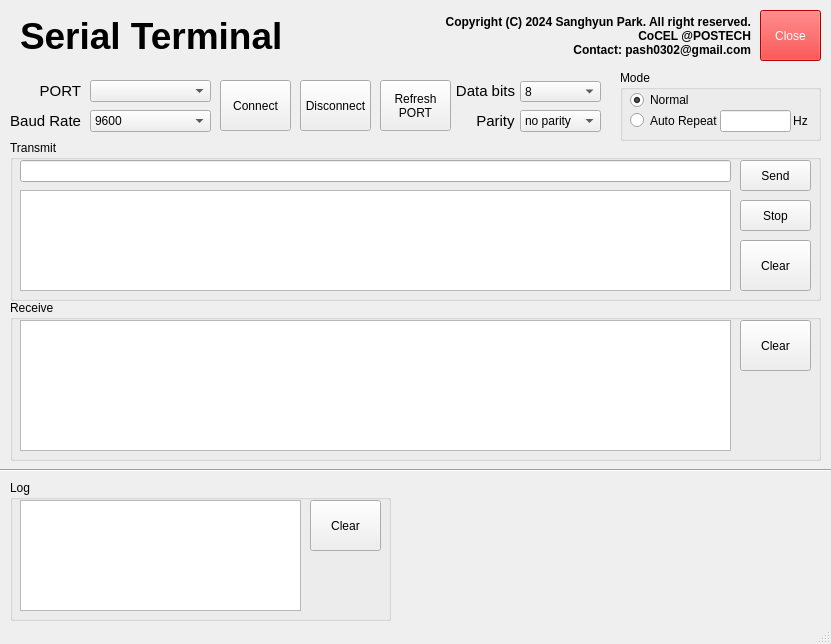
<?xml version="1.0" encoding="UTF-8"?>
<ui version="4.0">
 <class>MainWindow</class>
 <widget class="QMainWindow" name="MainWindow">
  <property name="geometry">
   <rect>
    <x>0</x>
    <y>0</y>
    <width>831</width>
    <height>644</height>
   </rect>
  </property>
  <property name="sizePolicy">
   <sizepolicy hsizetype="Fixed" vsizetype="Fixed">
    <horstretch>0</horstretch>
    <verstretch>0</verstretch>
   </sizepolicy>
  </property>
  <property name="windowTitle">
   <string>CoCEL Serial Terminal v1</string>
  </property>
  <widget class="QWidget" name="centralwidget">
   <widget class="QLabel" name="label">
    <property name="geometry">
     <rect>
      <x>20</x>
      <y>10</y>
      <width>391</width>
      <height>51</height>
     </rect>
    </property>
    <property name="font">
     <font>
      <pointsize>28</pointsize>
      <bold>true</bold>
     </font>
    </property>
    <property name="text">
     <string>Serial Terminal</string>
    </property>
   </widget>
   <widget class="QLabel" name="label_2">
    <property name="geometry">
     <rect>
      <x>40</x>
      <y>80</y>
      <width>41</width>
      <height>21</height>
     </rect>
    </property>
    <property name="font">
     <font>
      <pointsize>11</pointsize>
      <bold>false</bold>
     </font>
    </property>
    <property name="text">
     <string>PORT</string>
    </property>
    <property name="alignment">
     <set>Qt::AlignRight|Qt::AlignTrailing|Qt::AlignVCenter</set>
    </property>
   </widget>
   <widget class="QLabel" name="label_3">
    <property name="geometry">
     <rect>
      <x>10</x>
      <y>110</y>
      <width>71</width>
      <height>21</height>
     </rect>
    </property>
    <property name="font">
     <font>
      <pointsize>11</pointsize>
      <bold>false</bold>
     </font>
    </property>
    <property name="text">
     <string>Baud Rate</string>
    </property>
    <property name="alignment">
     <set>Qt::AlignRight|Qt::AlignTrailing|Qt::AlignVCenter</set>
    </property>
   </widget>
   <widget class="QComboBox" name="comboBox_port">
    <property name="geometry">
     <rect>
      <x>90</x>
      <y>80</y>
      <width>121</width>
      <height>22</height>
     </rect>
    </property>
   </widget>
   <widget class="QComboBox" name="comboBox_baudrate">
    <property name="geometry">
     <rect>
      <x>90</x>
      <y>110</y>
      <width>121</width>
      <height>22</height>
     </rect>
    </property>
    <item>
     <property name="text">
      <string>9600</string>
     </property>
    </item>
    <item>
     <property name="text">
      <string>115200</string>
     </property>
    </item>
   </widget>
   <widget class="QPushButton" name="pushButton_connect">
    <property name="enabled">
     <bool>true</bool>
    </property>
    <property name="geometry">
     <rect>
      <x>220</x>
      <y>80</y>
      <width>71</width>
      <height>51</height>
     </rect>
    </property>
    <property name="text">
     <string>Connect</string>
    </property>
   </widget>
   <widget class="QPushButton" name="pushButton_disconnect">
    <property name="geometry">
     <rect>
      <x>300</x>
      <y>80</y>
      <width>71</width>
      <height>51</height>
     </rect>
    </property>
    <property name="text">
     <string>Disconnect</string>
    </property>
   </widget>
   <widget class="QGroupBox" name="groupBox_transmit">
    <property name="geometry">
     <rect>
      <x>10</x>
      <y>140</y>
      <width>811</width>
      <height>161</height>
     </rect>
    </property>
    <property name="title">
     <string>Transmit</string>
    </property>
    <widget class="QTextBrowser" name="textBrowser_trans">
     <property name="enabled">
      <bool>true</bool>
     </property>
     <property name="geometry">
      <rect>
       <x>10</x>
       <y>50</y>
       <width>711</width>
       <height>101</height>
      </rect>
     </property>
     <property name="verticalScrollBarPolicy">
      <enum>Qt::ScrollBarAsNeeded</enum>
     </property>
     <property name="horizontalScrollBarPolicy">
      <enum>Qt::ScrollBarAsNeeded</enum>
     </property>
    </widget>
    <widget class="QLineEdit" name="lineEdit_data_transmit">
     <property name="geometry">
      <rect>
       <x>10</x>
       <y>20</y>
       <width>711</width>
       <height>22</height>
      </rect>
     </property>
    </widget>
    <widget class="QPushButton" name="pushButton_send">
     <property name="geometry">
      <rect>
       <x>730</x>
       <y>20</y>
       <width>71</width>
       <height>31</height>
      </rect>
     </property>
     <property name="text">
      <string>Send</string>
     </property>
    </widget>
    <widget class="QPushButton" name="pushButton_stop_send">
     <property name="geometry">
      <rect>
       <x>730</x>
       <y>60</y>
       <width>71</width>
       <height>31</height>
      </rect>
     </property>
     <property name="text">
      <string>Stop</string>
     </property>
    </widget>
    <widget class="QPushButton" name="pushButton_clear_trans">
     <property name="geometry">
      <rect>
       <x>730</x>
       <y>100</y>
       <width>71</width>
       <height>51</height>
      </rect>
     </property>
     <property name="text">
      <string>Clear</string>
     </property>
    </widget>
   </widget>
   <widget class="QGroupBox" name="groupBox_2">
    <property name="geometry">
     <rect>
      <x>10</x>
      <y>300</y>
      <width>811</width>
      <height>161</height>
     </rect>
    </property>
    <property name="title">
     <string>Receive</string>
    </property>
    <widget class="QTextBrowser" name="textBrowser_receive">
     <property name="geometry">
      <rect>
       <x>10</x>
       <y>20</y>
       <width>711</width>
       <height>131</height>
      </rect>
     </property>
    </widget>
    <widget class="QPushButton" name="pushButton_clear_receive">
     <property name="geometry">
      <rect>
       <x>730</x>
       <y>20</y>
       <width>71</width>
       <height>51</height>
      </rect>
     </property>
     <property name="text">
      <string>Clear</string>
     </property>
    </widget>
   </widget>
   <widget class="QGroupBox" name="groupBox_3">
    <property name="geometry">
     <rect>
      <x>620</x>
      <y>70</y>
      <width>201</width>
      <height>71</height>
     </rect>
    </property>
    <property name="title">
     <string>Mode</string>
    </property>
    <widget class="QRadioButton" name="radioButton_mode_normal">
     <property name="geometry">
      <rect>
       <x>10</x>
       <y>20</y>
       <width>61</width>
       <height>20</height>
      </rect>
     </property>
     <property name="text">
      <string>Normal</string>
     </property>
     <property name="checked">
      <bool>true</bool>
     </property>
     <property name="autoRepeat">
      <bool>false</bool>
     </property>
    </widget>
    <widget class="QRadioButton" name="radioButton_mode_repeat">
     <property name="geometry">
      <rect>
       <x>10</x>
       <y>40</y>
       <width>91</width>
       <height>21</height>
      </rect>
     </property>
     <property name="text">
      <string>Auto Repeat</string>
     </property>
    </widget>
    <widget class="QLineEdit" name="lineEdit_hz">
     <property name="geometry">
      <rect>
       <x>100</x>
       <y>40</y>
       <width>71</width>
       <height>22</height>
      </rect>
     </property>
    </widget>
    <widget class="QLabel" name="label_4">
     <property name="geometry">
      <rect>
       <x>170</x>
       <y>40</y>
       <width>21</width>
       <height>21</height>
      </rect>
     </property>
     <property name="font">
      <font>
       <pointsize>9</pointsize>
       <bold>false</bold>
      </font>
     </property>
     <property name="text">
      <string>Hz</string>
     </property>
     <property name="alignment">
      <set>Qt::AlignCenter</set>
     </property>
    </widget>
   </widget>
   <widget class="Line" name="line">
    <property name="geometry">
     <rect>
      <x>0</x>
      <y>460</y>
      <width>831</width>
      <height>21</height>
     </rect>
    </property>
    <property name="orientation">
     <enum>Qt::Horizontal</enum>
    </property>
   </widget>
   <widget class="QGroupBox" name="groupBox_4">
    <property name="geometry">
     <rect>
      <x>10</x>
      <y>480</y>
      <width>381</width>
      <height>141</height>
     </rect>
    </property>
    <property name="title">
     <string>Log</string>
    </property>
    <widget class="QPushButton" name="pushButton_clear_log">
     <property name="geometry">
      <rect>
       <x>300</x>
       <y>20</y>
       <width>71</width>
       <height>51</height>
      </rect>
     </property>
     <property name="text">
      <string>Clear</string>
     </property>
    </widget>
    <widget class="QTextBrowser" name="textBrowser_log">
     <property name="geometry">
      <rect>
       <x>10</x>
       <y>20</y>
       <width>281</width>
       <height>111</height>
      </rect>
     </property>
    </widget>
   </widget>
   <widget class="QPushButton" name="pushButton_close">
    <property name="geometry">
     <rect>
      <x>760</x>
      <y>10</y>
      <width>61</width>
      <height>51</height>
     </rect>
    </property>
    <property name="styleSheet">
     <string notr="true">background-color: rgb(255, 0, 0);
color: rgb(255, 255, 255);</string>
    </property>
    <property name="text">
     <string>Close</string>
    </property>
   </widget>
   <widget class="QLabel" name="label_5">
    <property name="geometry">
     <rect>
      <x>420</x>
      <y>10</y>
      <width>331</width>
      <height>51</height>
     </rect>
    </property>
    <property name="font">
     <font>
      <pointsize>9</pointsize>
      <bold>true</bold>
     </font>
    </property>
    <property name="text">
     <string>Copyright (C) 2024 Sanghyun Park. All right reserved.
CoCEL @POSTECH
Contact: pash0302@gmail.com</string>
    </property>
    <property name="alignment">
     <set>Qt::AlignRight|Qt::AlignTrailing|Qt::AlignVCenter</set>
    </property>
   </widget>
   <widget class="QComboBox" name="comboBox_dataBits">
    <property name="geometry">
     <rect>
      <x>520</x>
      <y>81</y>
      <width>81</width>
      <height>21</height>
     </rect>
    </property>
    <item>
     <property name="text">
      <string>8</string>
     </property>
    </item>
   </widget>
   <widget class="QLabel" name="label_6">
    <property name="geometry">
     <rect>
      <x>450</x>
      <y>80</y>
      <width>71</width>
      <height>21</height>
     </rect>
    </property>
    <property name="font">
     <font>
      <pointsize>11</pointsize>
      <bold>false</bold>
     </font>
    </property>
    <property name="text">
     <string>Data bits</string>
    </property>
    <property name="alignment">
     <set>Qt::AlignCenter</set>
    </property>
   </widget>
   <widget class="QLabel" name="label_7">
    <property name="geometry">
     <rect>
      <x>470</x>
      <y>110</y>
      <width>51</width>
      <height>21</height>
     </rect>
    </property>
    <property name="font">
     <font>
      <pointsize>11</pointsize>
      <bold>false</bold>
     </font>
    </property>
    <property name="text">
     <string>Parity</string>
    </property>
    <property name="alignment">
     <set>Qt::AlignCenter</set>
    </property>
   </widget>
   <widget class="QComboBox" name="comboBox_parity">
    <property name="geometry">
     <rect>
      <x>520</x>
      <y>110</y>
      <width>81</width>
      <height>22</height>
     </rect>
    </property>
    <item>
     <property name="text">
      <string>no parity</string>
     </property>
    </item>
   </widget>
   <widget class="QPushButton" name="pushButton_refreshPort">
    <property name="geometry">
     <rect>
      <x>380</x>
      <y>80</y>
      <width>71</width>
      <height>51</height>
     </rect>
    </property>
    <property name="text">
     <string>Refresh
PORT</string>
    </property>
   </widget>
  </widget>
  <widget class="QMenuBar" name="menubar">
   <property name="geometry">
    <rect>
     <x>0</x>
     <y>0</y>
     <width>831</width>
     <height>22</height>
    </rect>
   </property>
  </widget>
  <widget class="QStatusBar" name="statusbar"/>
 </widget>
 <resources/>
 <connections/>
</ui>
